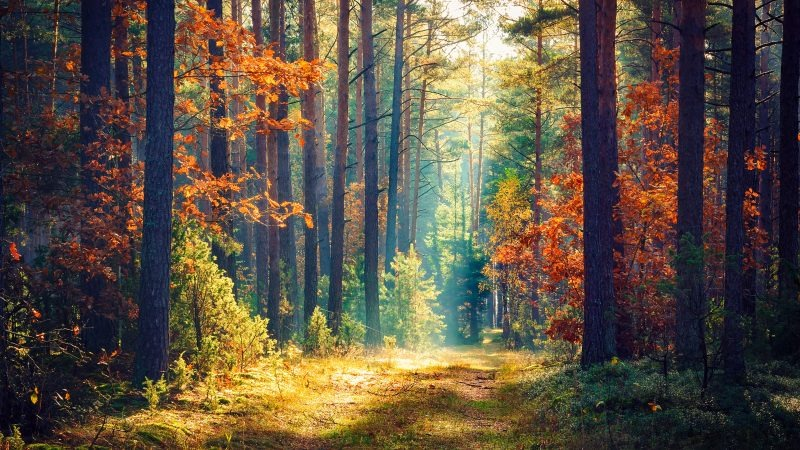
#> input picture Text Based Steganography/picture1.jpeg, 800 x 450 px
$ jupyter execute 'Text-Based Steganography.ipynb'
#> lines starting #> are read from the running program, lines starting #| are printed output that depends on the picture
[cell 1]
import numpy as np
import pandas as pd
import cv2

[cell 2]
name="networksecurity"

[cell 3]
print("The Original String is:- "+name)

[cell 4]
res=''.join(format(ord(i),'b')for i in name)

[cell 5]
print(res)

[cell 6]
def BinaryTointeger(binary):

    binary1 = binary
    decimal, i, n = 0, 0, 0
    while(binary != 0):
        dec = binary % 10
        decimal = decimal + dec * pow(2, i)
        binary = binary//10
        i += 1
    return (decimal)

bin_data =res

print("The binary value is:", bin_data)


str_data =' '


for i in range(0, len(bin_data), 7):
    temp_data = int(bin_data[i:i + 7])
    decimal_data = BinaryTointeger(temp_data)
    str_data = str_data + chr(decimal_data)

print("The Binary value after string conversion is:",str_data)

[cell 7]
def message2binary(message):
    if type(message) == str:
        result= ''.join([ format(ord(i), "08b") for i in message ])

    elif type(message) == bytes or type(message) == np.ndarray:
        result= [ format(i, "08b") for i in message ]

    elif type(message) == int or type(message) == np.uint8:
        result=format(message, "08b")

    else:
        raise TypeError("Input type is not supported")

    return result

[cell 8]
from IPython.display import Image
import os

[cell 9]
Image('picture1.jpeg')

[cell 10]
img = cv2.imread('picture1.jpeg', cv2.IMREAD_UNCHANGED)
#> img is the input picture: shape (450, 800, 3); mean B, G, R 66.2, 81.9, 93.8

print('Original Dimensions : ',img.shape)
#| Original Dimensions :  (450, 800, 3)

scale_percent = 220 # percent of original size
width = int(img.shape[1] * scale_percent / 400)
#> width = 440
height = int(img.shape[0] * scale_percent / 400)
#> height = 247
dim = (width, height)
#> dim = (440, 247)

# resize image
image = cv2.resize(img, dim, interpolation = cv2.INTER_AREA)
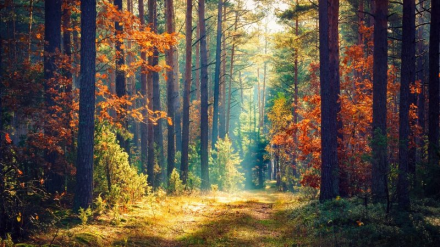
#> image: shape (247, 440, 3); mean B, G, R 66.2, 81.9, 93.8

print('Resized Dimensions : ',image.shape)
#| Resized Dimensions :  (247, 440, 3)

cv2.imshow("Resized image", image)
cv2.waitKey(0)
cv2.destroyAllWindows()
